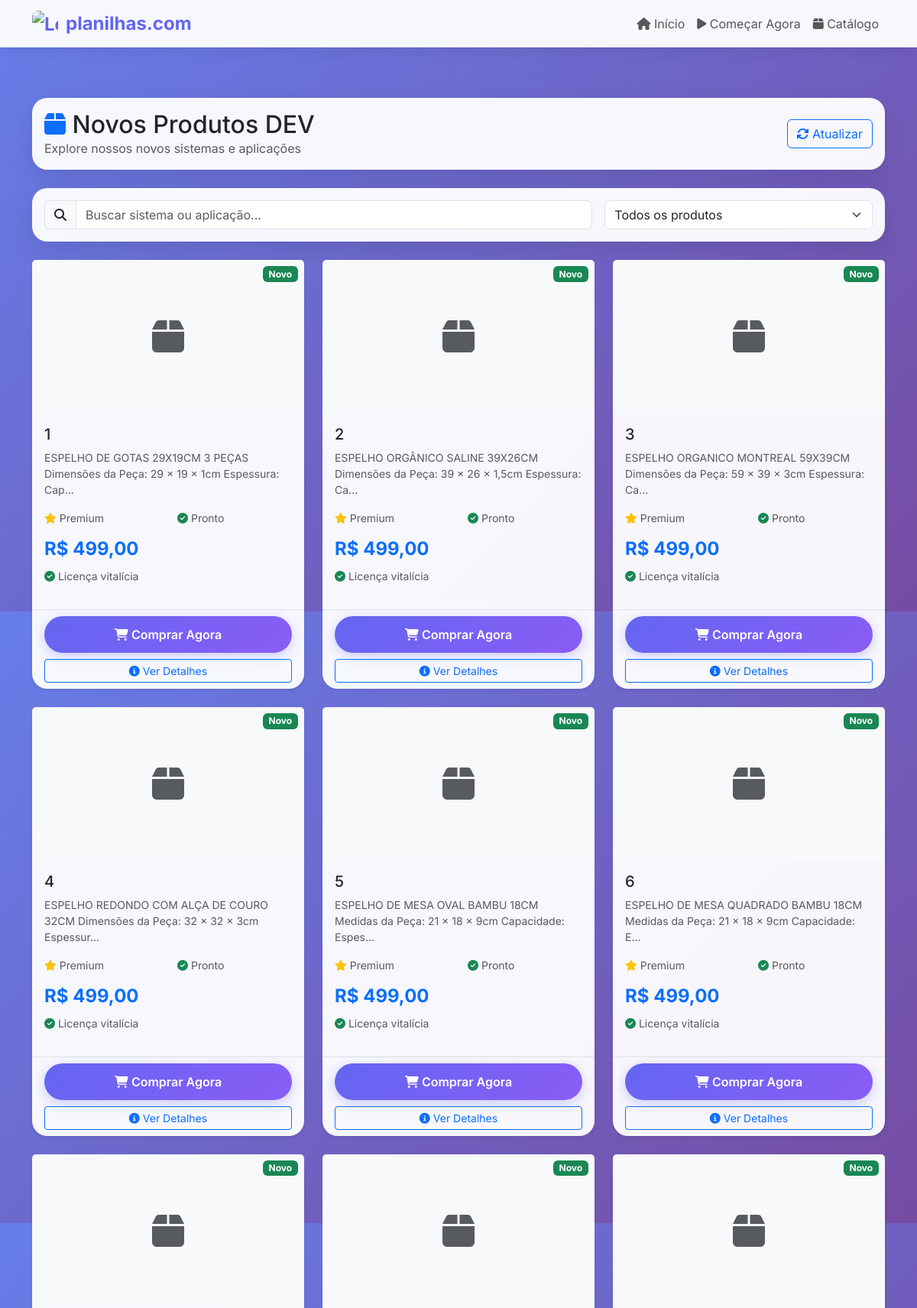
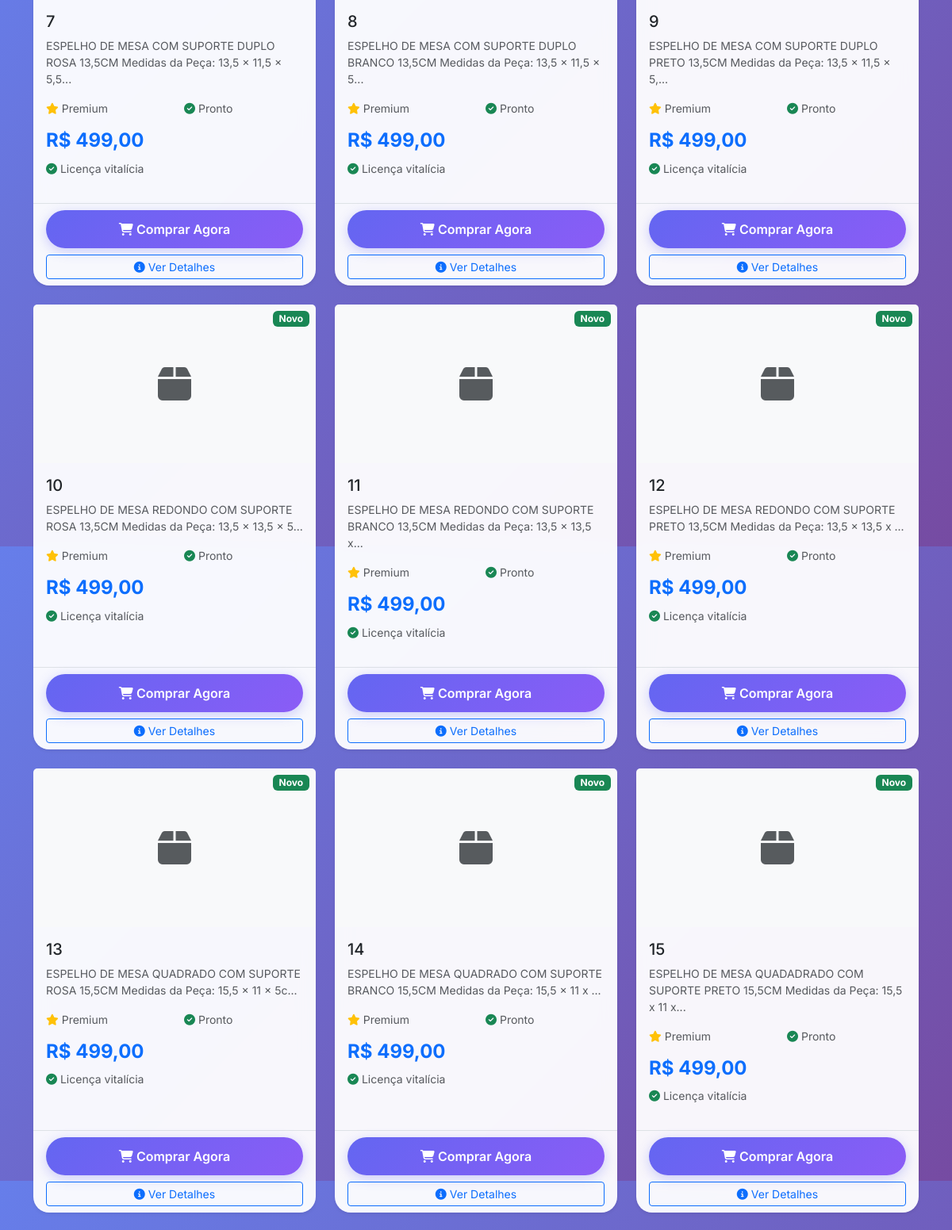
/catalog (upper part), run on the app's committed database (2 pictures, top to bottom).
### tables this page shows
CREATE TABLE produtos_plus(
        id INTEGER PRIMARY KEY AUTOINCREMENT,
        cliente TEXT COLLATE NOCASE,
        arquivo_origem TEXT,
        codigo TEXT COLLATE NOCASE,
        descricao TEXT COLLATE NOCASE,
        peso TEXT,
        valor TEXT,
        ncm TEXT COLLATE NOCASE,
        doc TEXT,
        rev TEXT,
        code TEXT,
        quantity TEXT,
        um TEXT,
        ccy TEXT,
        total_amount TEXT,
        marca TEXT,
        inner_qty TEXT,
        master_qty TEXT,
        total_ctns TEXT,
        gross_weight TEXT,
        net_weight_pc TEXT,
        gross_weight_pc TEXT,
        net_weight_ctn TEXT,
        gross_weight_ctn TEXT,
        factory TEXT,
        address TEXT,
        telephone TEXT,
        ean13 TEXT,
        dun14_inner TEXT,
        dun14_master TEXT,
        length TEXT,
        width TEXT,
        height TEXT,
        cbm TEXT,
        prc_kg TEXT,
        li TEXT,
        obs TEXT,
        status TEXT,
        data_importacao TEXT,
        hash_dados TEXT
    );

### app.py (the view)
@app.route('/catalog')
def catalog():
    conn = get_db_connection()
    products = conn.execute("""
        SELECT * FROM produtos_plus
        ORDER BY data_importacao DESC
        LIMIT 100
    """).fetchall()
    conn.close()
    return render_template('catalog.html', products=products, config=SISTEMA_CONFIG)

### app.py (called while the page is built)
def get_db_connection():
    conn = sqlite3.connect(DB_PATH)
    conn.row_factory = sqlite3.Row
    return conn

### templates/catalog.html (shortened to what this page needs)
{% extends "base.html" %}
{% block content %}
<div class="container py-5">
    <div class="row mb-4">
        <div class="col-12">
            <div class="card">
                <div class="card-body">
                    <div class="row align-items-center">
                        <div class="col-md-6">
                            <h2 class="mb-0">
                                <i class="fas fa-box text-primary"></i>
                                Novos Produtos DEV
                            </h2>
                            <p class="text-muted mb-0">
                                Explore nossos novos sistemas e aplicações
                            </p>
                        </div>
                        <div class="col-md-6 text-md-end">
                            <button class="btn btn-outline-primary" onclick="refreshCatalog()">
                                <i class="fas fa-sync-alt"></i> Atualizar
                            </button>
                        </div>
                    </div>
                </div>
            </div>
        </div>
    </div>
    <div class="row mb-4">
        <div class="col-12">
            <div class="card">
                <div class="card-body">
                    <div class="row g-3">
                        <div class="col-md-8">
                            <div class="input-group">
                                <span class="input-group-text">
                                    <i class="fas fa-search"></i>
                                </span>
                                <input type="text" class="form-control" id="searchInput"
                                       placeholder="Buscar sistema ou aplicação...">
                            </div>
                        </div>
                        <div class="col-md-4">
                            <select class="form-select" id="filterSelect">
                                <option value="">Todos os produtos</option>
                            </select>
                        </div>
                    </div>
                </div>
            </div>
        </div>
    </div>
    <div class="row g-4" id="productsGrid">
        {% for product in products %}
        <div class="col-md-6 col-lg-4 product-item"
             data-codigo="{{ product.codigo|lower }}"
             data-descricao="{{ product.descricao|lower }}"
             data-cliente="{{ product.cliente|lower }}">
            <div class="card product-card h-100 border-0 shadow-sm">
                <div class="position-relative">
                    {% if product.picture %}
                    <img src="{{ product.picture }}" alt="{{ product.descricao }}" class="card-img-top" style="height: 200px; object-fit: cover;">
                    {% else %}
                    <div class="card-img-top d-flex align-items-center justify-content-center bg-light" style="height: 200px;">
                        <i class="fas fa-box fa-3x text-muted"></i>
                    </div>
                    {% endif %}
                    <div class="badge bg-success position-absolute top-0 end-0 m-2">
                        Novo
                    </div>
                </div>
                <div class="card-body">
                    <h5 class="card-title">{{ product.codigo or 'Novo Sistema' }}</h5>
                    <p class="card-text text-muted small">{{ product.descricao[:80] }}{% if product.descricao|length > 80 %}...{% endif %}</p>
                    <div class="row small text-muted mb-3">
                        <div class="col-6">
                            <i class="fas fa-star text-warning"></i> Premium
                        </div>
                        <div class="col-6">
                            <i class="fas fa-check-circle text-success"></i> Pronto
                        </div>
                    </div>
                    <div class="price-section mb-3">
                        <h4 class="text-primary mb-2">
                            <strong>R$ 499,00</strong>
                        </h4>
                        <small class="text-muted">
                            <i class="fas fa-check-circle text-success"></i> Licença vitalícia
                        </small>
                    </div>
                </div>
                <div class="card-footer bg-transparent border-top">
                    <div class="d-grid gap-2">
                        <button class="btn btn-gradient" onclick="comprarAgora('{{ product.codigo }}', '{{ product.id }}')">
                            <i class="fas fa-shopping-cart"></i> Comprar Agora
                        </button>
                        <button class="btn btn-outline-primary btn-sm" onclick="viewDetails('{{ product.codigo }}', '{{ product.descricao }}', '{{ product.id }}')">
                            <i class="fas fa-info-circle"></i> Ver Detalhes
                        </button>
                    </div>
                </div>
            </div>
        </div>
        {% endfor %}
    </div>
</div>
{% endblock %}

### templates/base.html (shortened to what this page needs)
<!DOCTYPE html>
<html lang="pt-BR">
<head>
    <link href="https://cdn.jsdelivr.net/npm/bootstrap@5.3.0/dist/css/bootstrap.min.css" rel="stylesheet">
    <link href="https://cdnjs.cloudflare.com/ajax/libs/font-awesome/6.4.0/css/all.min.css" rel="stylesheet">
</head>
<body>
    <nav class="navbar navbar-expand-lg navbar-light fixed-top">
        <div class="container">
            <a class="navbar-brand" href="{{ url_for('index') }}">
                <img src="{{ url_for('static', filename='branding/logo-planilhas.png') }}" alt="Logo planilhas.com" class="brand-logo">
                <span>planilhas.com</span>
            </a>
            <div class="collapse navbar-collapse" id="navbarNav">
                <ul class="navbar-nav ms-auto">
                    <li class="nav-item">
                        <a class="nav-link" href="{{ url_for('index') }}">
                            <i class="fas fa-home"></i> Início
                        </a>
                    </li>
                    <li class="nav-item">
                        <a class="nav-link" href="/executar-sistema">
                            <i class="fas fa-play"></i> Começar Agora
                        </a>
                    </li>
                    <li class="nav-item">
                        <a class="nav-link" href="{{ url_for('catalog') }}">
                            <i class="fas fa-box"></i> Catálogo
                        </a>
                    </li>
                </ul>
            </div>
        </div>
    </nav>
    <main style="padding-top: 80px;">
        {% block content %}{% endblock %}
    </main>
</body>
</html>

### templates/base.html (style rules this page uses)
:root { --primary-color: #6366f1; --secondary-color: #8b5cf6; --success-color: #10b981; --warning-color: #f59e0b; --danger-color: #ef4444; --dark-color: #1f2937; --light-color: #f9fafb; }
* { margin: 0; padding: 0; box-sizing: border-box; }
body { font-family: 'Inter', sans-serif; background: linear-gradient(135deg, #667eea 0%, #764ba2 100%); min-height: 100vh; }
.navbar { background: rgba(255, 255, 255, 0.95) !important; backdrop-filter: blur(10px); box-shadow: 0 2px 20px rgba(0, 0, 0, 0.1); }
.navbar-brand { font-weight: 700; color: var(--primary-color) !important; font-size: 1.5rem; display: inline-flex; align-items: center; gap: 10px; }
.brand-logo { width: 34px; height: 34px; border-radius: 8px; object-fit: cover; }
.btn-gradient { background: linear-gradient(135deg, var(--primary-color), var(--secondary-color)); color: white; border: none; padding: 12px 30px; border-radius: 50px; font-weight: 600; transition: all 0.3s ease; box-shadow: 0 4px 15px rgba(99, 102, 241, 0.3); }
.card { border: none; border-radius: 20px; box-shadow: 0 10px 30px rgba(0, 0, 0, 0.1); transition: all 0.3s ease; background: rgba(255, 255, 255, 0.95); backdrop-filter: blur(10px); }
.product-card { transition: all 0.3s ease; cursor: pointer; }

### data on the page
produtos_plus: codigo "1", descricao "ESPELHO DE GOTAS 29X19CM 3 PEÇAS Dimensões da Peça: 29 x 19 x 1cm Espessura: Cap"
produtos_plus: codigo "2", descricao "ESPELHO ORGÂNICO SALINE 39X26CM Dimensões da Peça: 39 x 26 x 1,5cm Espessura: Ca"
produtos_plus: codigo "3", descricao "ESPELHO ORGANICO MONTREAL 59X39CM Dimensões da Peça: 59 x 39 x 3cm Espessura: Ca"
produtos_plus: codigo "4", descricao "ESPELHO REDONDO COM ALÇA DE COURO 32CM Dimensões da Peça: 32 x 32 x 3cm Espessur"
produtos_plus: codigo "5", descricao "ESPELHO DE MESA OVAL BAMBU 18CM Medidas da Peça: 21 x 18 x 9cm Capacidade: Espes"
produtos_plus: codigo "6", descricao "ESPELHO DE MESA QUADRADO BAMBU 18CM Medidas da Peça: 21 x 18 x 9cm Capacidade: E"
produtos_plus: codigo "7", descricao "ESPELHO DE MESA COM SUPORTE DUPLO ROSA 13,5CM Medidas da Peça: 13,5 x 11,5 x 5,5"
produtos_plus: codigo "8", descricao "ESPELHO DE MESA COM SUPORTE DUPLO BRANCO 13,5CM Medidas da Peça: 13,5 x 11,5 x 5"
produtos_plus: codigo "9", descricao "ESPELHO DE MESA COM SUPORTE DUPLO PRETO 13,5CM Medidas da Peça: 13,5 x 11,5 x 5,"
produtos_plus: codigo "10", descricao "ESPELHO DE MESA REDONDO COM SUPORTE ROSA 13,5CM Medidas da Peça: 13,5 x 13,5 x 5"
produtos_plus: codigo "11", descricao "ESPELHO DE MESA REDONDO COM SUPORTE BRANCO 13,5CM Medidas da Peça: 13,5 x 13,5 x"
produtos_plus: codigo "12", descricao "ESPELHO DE MESA REDONDO COM SUPORTE PRETO 13,5CM Medidas da Peça: 13,5 x 13,5 x"
produtos_plus: codigo "13", descricao "ESPELHO DE MESA QUADRADO COM SUPORTE ROSA 15,5CM Medidas da Peça: 15,5 x 11 x 5c"
produtos_plus: codigo "14", descricao "ESPELHO DE MESA QUADRADO COM SUPORTE BRANCO 15,5CM Medidas da Peça: 15,5 x 11 x"
produtos_plus: codigo "15", descricao "ESPELHO DE MESA QUADADRADO COM SUPORTE PRETO 15,5CM Medidas da Peça: 15,5 x 11 x"
